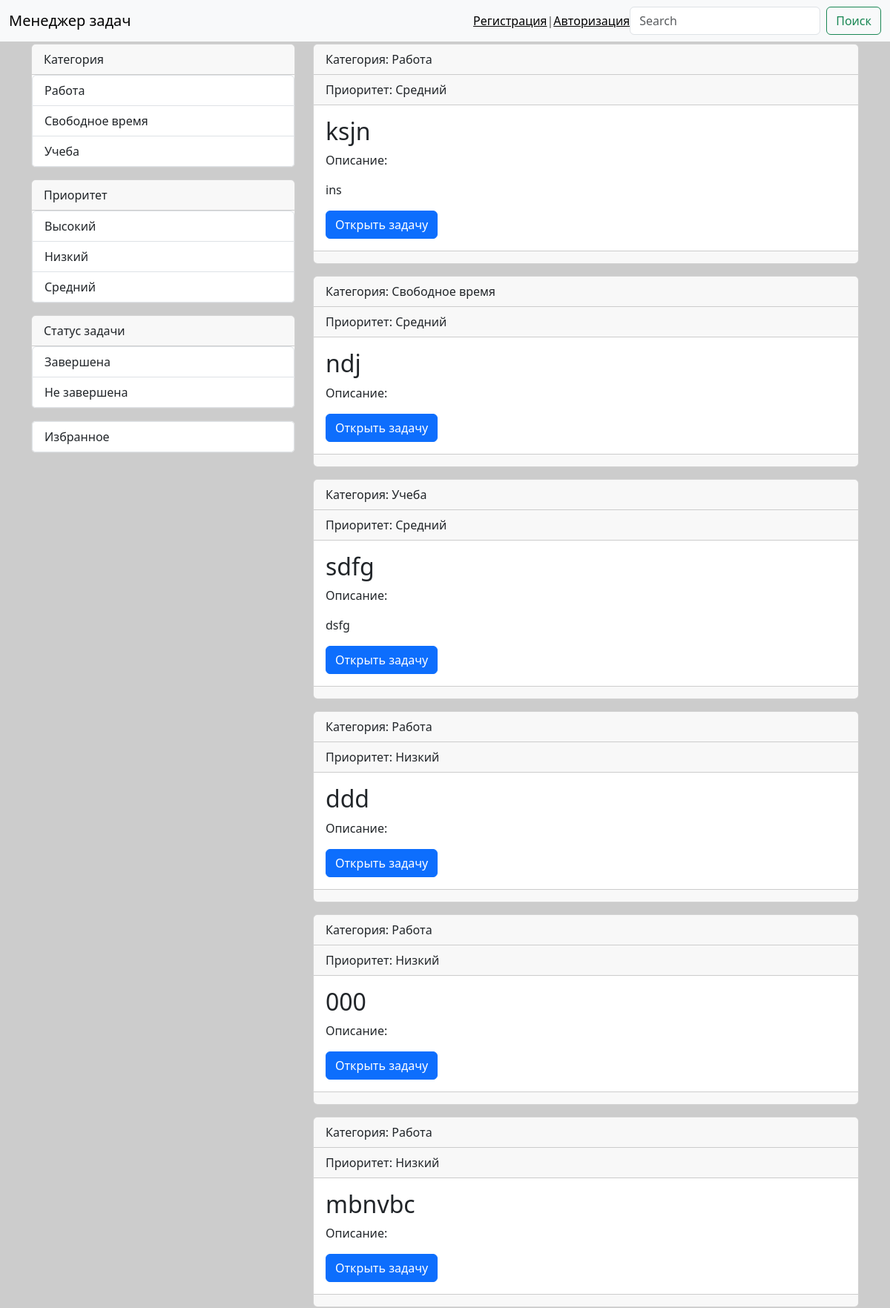
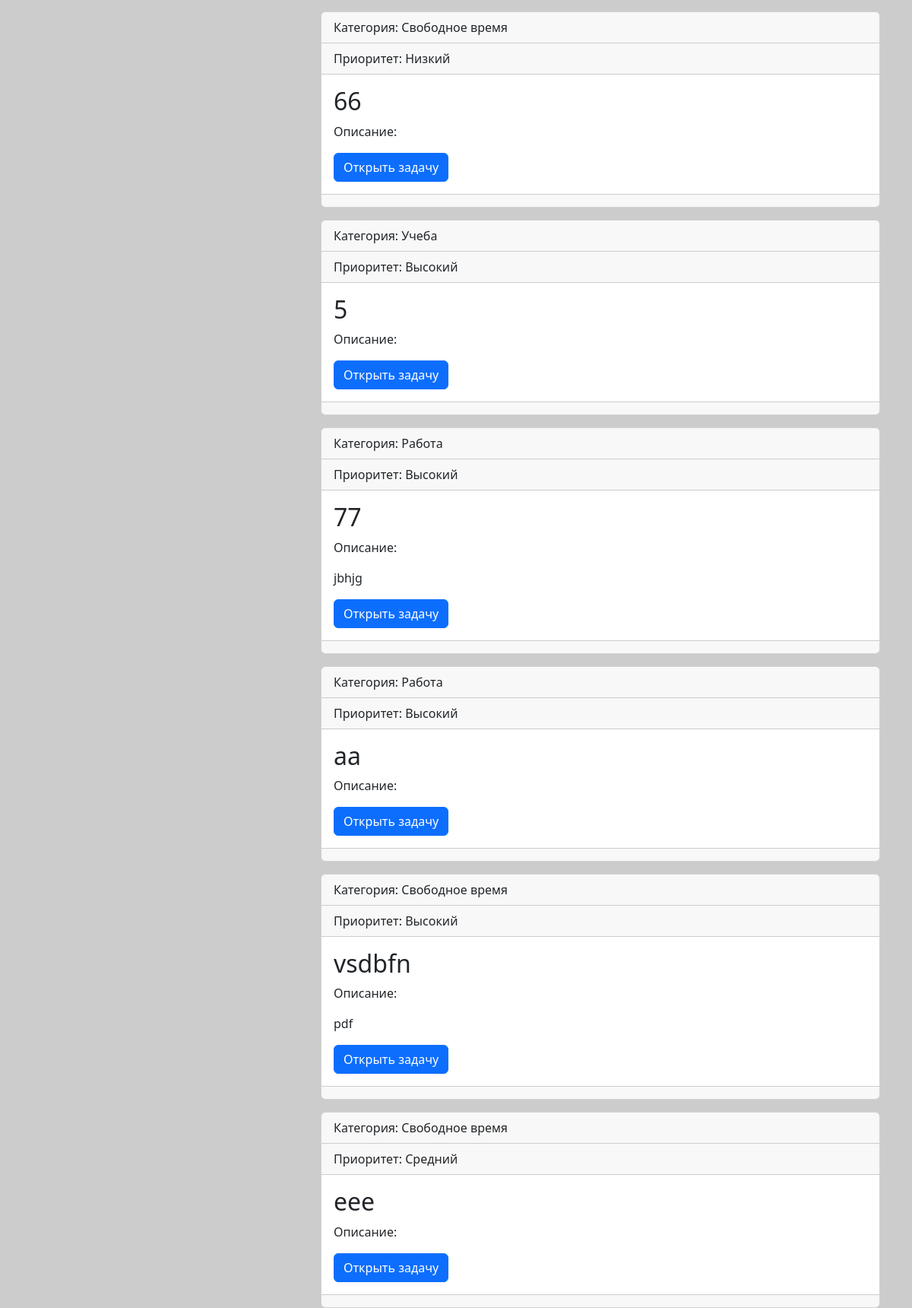
The page /completed/1/ (upper part) on the database its author committed (2 pictures, top to bottom).
### taskmanager/models.py (models this page shows, shortened)
class Category(models.Model):
    title = models.CharField(max_length=150, db_index=True, verbose_name='Категория')
    class Meta:
        verbose_name = 'Категория'
        verbose_name_plural = 'Категории'
        ordering = ['title']
    def __str__(self):
        return self.title

class Priority(models.Model):
    title = models.CharField(max_length=150, db_index=True, verbose_name='Приоритет')
    class Meta:
        verbose_name = 'Приоритет'
        verbose_name_plural = 'Приоритет'
        ordering = ['title']
    def __str__(self):
        return self.title

class Completed(models.Model):
    title = models.CharField(max_length=150, db_index=True, verbose_name='Статус задачи')
    class Meta:
        verbose_name = 'Статус задачи'
        verbose_name_plural = 'Статусы задач'
        ordering = ['title']

class Favourite(models.Model):
    title = models.CharField(max_length=150, db_index=True, verbose_name='Избранное')
    mark = models.BooleanField(default=False, verbose_name='Отметить')
    class Meta:
        verbose_name = 'Избранное'
        verbose_name_plural = 'Избранное'

class TaskManager(models.Model):
    title = models.CharField(max_length=155, verbose_name='Заголовок')
    content = models.TextField(blank=True, verbose_name='Описание')
    category = models.ForeignKey('Category', on_delete=models.PROTECT, null=True, verbose_name='Категория',
                                 blank=True)
    priority = models.ForeignKey('Priority', on_delete=models.PROTECT, null=True, verbose_name='Приоритет',
                                 blank=True)
    completed = models.ForeignKey('Completed', on_delete=models.PROTECT, null=True, verbose_name='Статус задачи',
                                  blank=True)
    favourite = models.ForeignKey('Favourite', on_delete=models.PROTECT, null=True, verbose_name='Избранное',
                                  blank=True)
    completed_at = models.DateField(verbose_name='Дата завершения', auto_now=False, null=True, blank=True)
    user = models.ForeignKey(User, on_delete=models.CASCADE, null=True)
    class Meta:
        verbose_name = 'Задача'
        verbose_name_plural = 'Задачи'
        ordering = ['completed_at']
    def get_absolute_url(self):
        return reverse('view_task', kwargs={'task_id': self.pk})

### taskmanager/views.py (the view)
# urls.py: path('completed/<int:completed_id>/', completed, name='completed_task'),
def completed(request, completed_id):
    task_manager = TaskManager.objects.filter(completed_id=completed_id)
    completed = Completed.objects.get(pk=completed_id)
    context = {
        'taskmanager': task_manager,
        'completed': completed,
    }
    return render(request, 'taskmanager/completed.html', context)

### taskmanager/templatetags/taskmanager_tags.py (called while the page is built)
@register.simple_tag()
def get_categories():
    return Category.objects.all()

@register.simple_tag()
def get_completed():
    return Completed.objects.all()

@register.simple_tag()
def get_priorities():
    return Priority.objects.all()

@register.simple_tag()
def get_favourite():
    return Favourite.objects.all()

### taskmanager/templates/taskmanager/completed.html (shortened to what this page needs)
{% extends 'base.html' %}
{% block sidebar %}
{% include 'inc/_sidebar.html' %}
{% endblock %}
{% block content %}
<div class="col-md-8">
                {% for item in taskmanager %}
                <div class="card mb-3">
                    <div class="card-header">
                        Категория: {{ item.category }}
                    </div>
                    <div class="card-header">
                        Приоритет: {{ item.priority }}
                    </div>
                    <div class="card-body">
                        <h2 class="card-title">{{ item.title }}</h2>
                        {% autoescape off %}
                        <p class="card-text">Описание: {{ item.content|linebreaks|truncatewords:50 }}</p>
                        {% endautoescape %}
                        <a href="{{ item.get_absolute_url }}" class="btn btn-primary">Открыть задачу</a>
                    </div>
                    <div class="card-footer text-muted">
                    </div>
                </div>
                {% endfor %}
                    </div>
{% endblock %}

### templates/inc/_sidebar.html
{% load taskmanager_tags %}
{% get_categories as categories %}
{% get_completed as completed_s %}
{% get_priorities as priorities %}
{% get_favourite as favourites %}
<div class="col-md-4">
                <div class="card mb-3">
                    <div class="card-header">Категория</div>
                    <div class="list-group">
                    {% for item in categories %}
                    <a href="{% url 'category' item.pk %}" class="list-group-item list-group-item-action">{{ item.title }}</a>
                    {% endfor %}
                    </div>
                </div>
                <div class="col-md-12">
                    <div class="card mb-3">
                        <div class="card-header">Приоритет</div>
                        <div class="list-group">
                            {% for item in priorities %}
                            <a href="{% url 'priority' item.pk %}" class="list-group-item list-group-item-action">{{ item.title }}</a>
                            {% endfor %}
                        </div>
                    </div>
                </div>
                <div class="col-md-12">
                    <div class="card mb-3">
                        <div class="card-header">Статус задачи</div>
                        <div class="list-group">
                            {% for item in completed_s %}
                            <a href="{% url 'completed_task' item.pk %}" class="list-group-item list-group-item-action">{{ item.title }}</a>
                            {% endfor %}
                        </div>
                    </div>
                </div>
                <div class="card mb-3">
                    <div class="list-group">
                    {% for item in favourites %}
                    <a href="{% url 'favourite' item.pk %}" class="list-group-item list-group-item-action">{{ item.title }}</a>
                    {% endfor %}
                    </div>
                </div>
            </div>

### taskmanager/static/css/styles.css (style rules this page uses)
body { background-color: #ccc; }

### rows shown on the page
Category: title "Работа"
Category: title "Свободное время"
Category: title "Учеба"
Priority: title "Высокий"
Priority: title "Низкий"
Priority: title "Средний"
Completed: title "Завершена"
Completed: title "Не завершена"
Favourite: title "Избранное"
TaskManager: category "Работа", priority "Средний", title "ksjn", content "ins"
TaskManager: category "Свободное время", priority "Средний", title "ndj"
TaskManager: category "Учеба", priority "Средний", title "sdfg", content "dsfg"
TaskManager: category "Работа", priority "Низкий", title "ddd"
TaskManager: category "Работа", priority "Низкий", title "000"
TaskManager: category "Работа", priority "Низкий", title "mbnvbc"
TaskManager: category "Свободное время", priority "Низкий", title "66"
TaskManager: category "Учеба", priority "Высокий", title "5"
TaskManager: category "Работа", priority "Высокий", title "77", content "jbhjg"
TaskManager: category "Работа", priority "Высокий", title "aa"
TaskManager: category "Свободное время", priority "Высокий", title "vsdbfn", content "pdf"
TaskManager: category "Свободное время", priority "Средний", title "eee"
